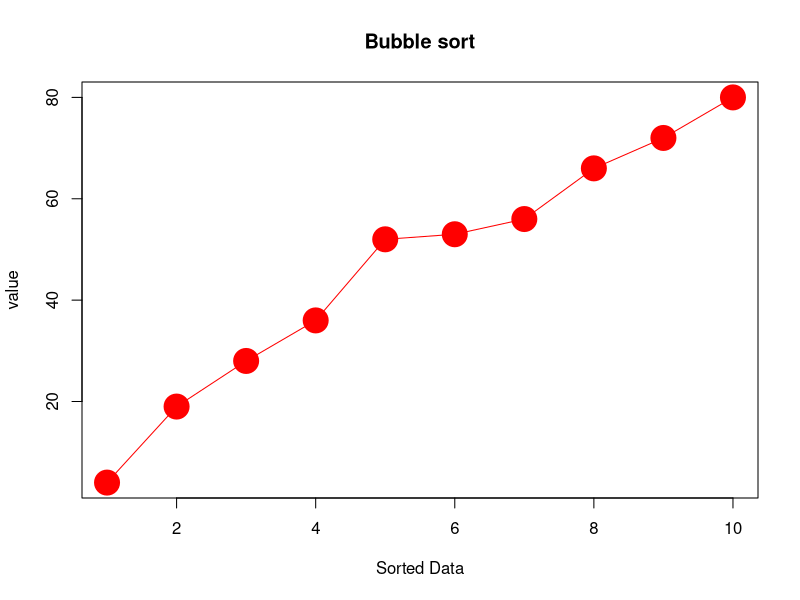

Here is the R script that generated this plot:
# function to sort the array using bubble sort
bubble_sort <- function(x)
{
  n <- length(x)
  for (i in 1 : (n - 1)) {
    # run loop (n-i) times
    for (j in 1 : (n - i)) {
      if (x[j] > x[j + 1]) {
        temp <- x[j]
        x[j] <- x[j + 1]
        x[j + 1] <- temp
      }
    }
  }
  x
}


arr <- sample(1 : 100, 10)
sorted_array <- bubble_sort(arr)
print(sorted_array)
plot(sorted_array, xlab="Sorted Data",ylab="value",col = "red" ,type='o',main="Bubble sort", pch = 20, cex = 5)

